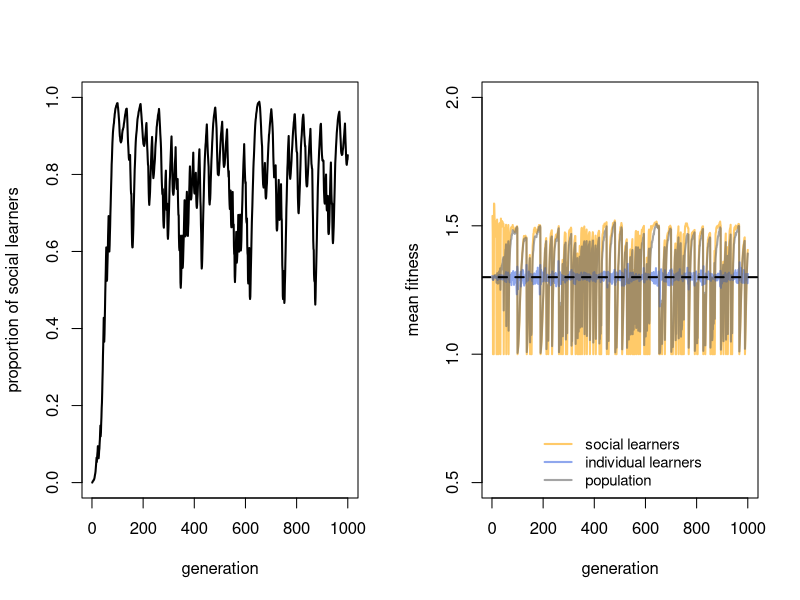
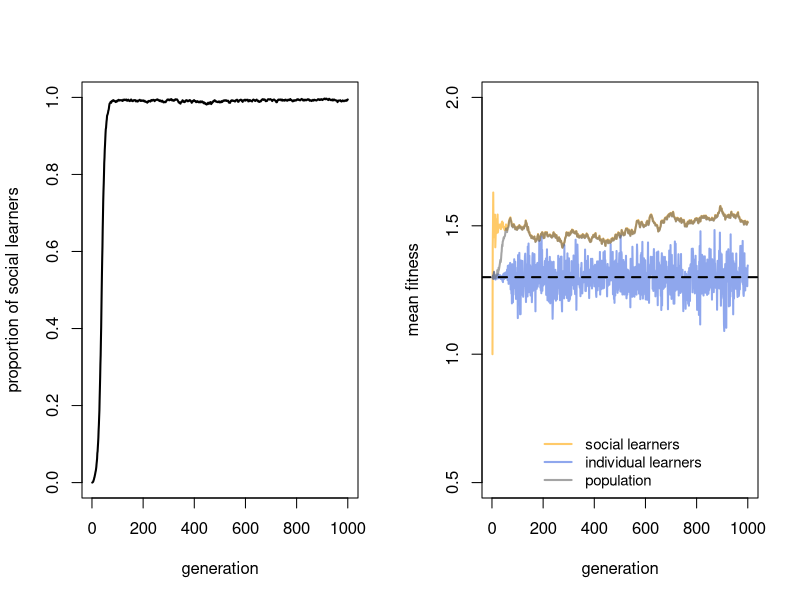
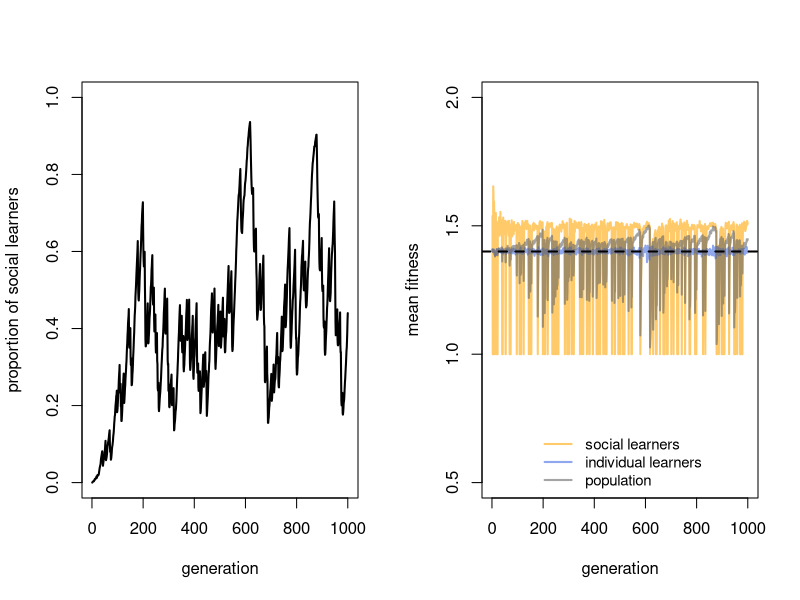
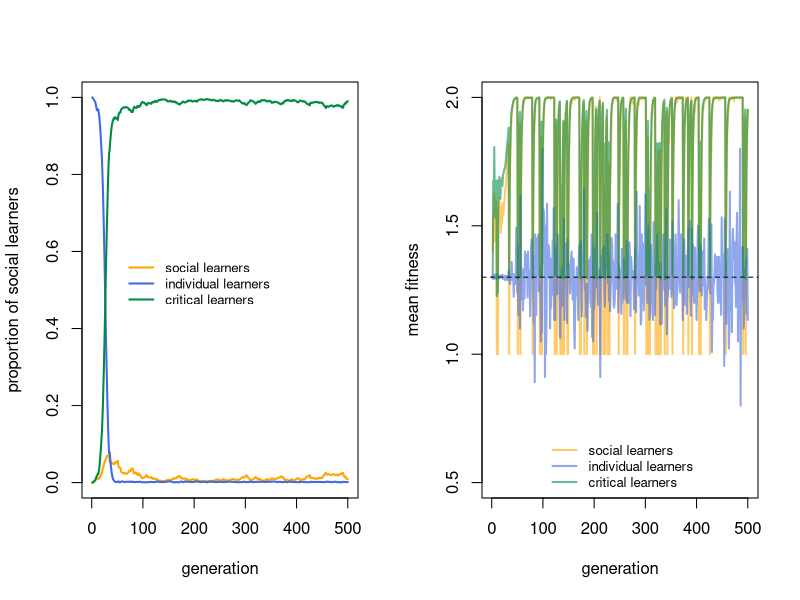
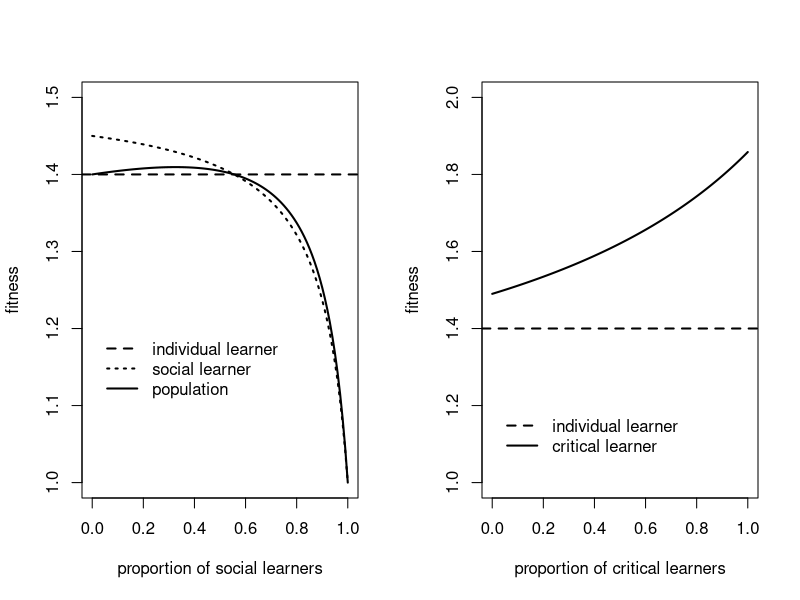

R code for these plots, in order:
## ---- chunk 1

N <- 100

# create agents, initially all individual learners
agent <- data.frame(learning = rep("IL", N), 
                    behaviour = rep(NA, N), 
                    fitness = rep(NA, N))

head(agent)

## ---- chunk 2

t_max <- 500

# keep track of freq of social learners and fitnesses
output <- data.frame(SLfreq = rep(NA, t_max),
                     SLfitness = rep(NA, t_max),
                     ILfitness = rep(NA, t_max))

head(output)

## ---- chunk 3

p_i <- 0.5

# individual learning
agent$behaviour[agent$learning == "IL"] <- sample(c(1,0), 
                                                  sum(agent$learning == "IL"), 
                                                  replace = TRUE, 
                                                  prob = c(p_i, 1 - p_i))

head(agent)

## ---- chunk 4

mean(agent$behaviour)

## ---- chunk 5

b <- 1
c_i <- 0.2

# get fitnesses
agent$fitness <- ifelse(agent$behaviour, 1 + b, 1)
agent$fitness[agent$learning == "IL"] <- agent$fitness[agent$learning == "IL"] - c_i

head(agent)
  
## ---- chunk 6

t <- 1

# record frequency and fitnesses
output$SLfreq[t] <- sum(agent$learning == "SL") / N
output$SLfitness[t] <- mean(agent$fitness[agent$learning == "SL"])
output$ILfitness[t] <- mean(agent$fitness[agent$learning == "IL"])

head(output)
  
## ---- chunk 7

# selection and reproduction
relative_fitness <- agent$fitness / sum(agent$fitness)

agent$learning <- sample(agent$learning,
                         N,
                         prob = relative_fitness,
                         replace = TRUE)

## ---- chunk 8

mu <- 0.1

# mutation
previous_agent <- agent

mutate <- runif(N) < mu

agent$learning[previous_agent$learning == "IL" & mutate] <- "SL"
agent$learning[previous_agent$learning == "SL" & mutate] <- "IL"

sum(agent$learning == "SL")
  
## ---- chunk 9

v <- 0.9

# store previous timestep agent
previous_agent <- agent

# social learning
  
# if environment has changed, all social learners have incorrect beh
if (v < runif(1)) {
    
  agent$behaviour[agent$learning == "SL"] <- 0 # incorrect
    
} else {
    
  # otherwise for each social learner, pick a random demonstrator from previous timestep
  # if demonstrator is correct, adopt correct beh
    
  dem <- sample(previous_agent$behaviour, N, replace = TRUE)
    
  agent$behaviour[agent$learning == "SL" & dem] <- 1 # correct
  agent$behaviour[agent$learning == "SL" & !dem] <- 0 # incorrect

}

agent[agent$learning == "SL",1:2]

## ---- chunk 10

RogersModel <- function(N=10000, t_max=1000, p_i=0.5, b=1, c_i=0.2, mu=0.001, v=0.9) {
  
  # create agents, initially all individual learners
  agent <- data.frame(learning = rep("IL", N), 
                      behaviour = rep(NA, N), 
                      fitness = rep(NA, N))
  
  # keep track of freq of social learners and fitnesses
  output <- data.frame(SLfreq = rep(NA, t_max),
                       SLfitness = rep(NA, t_max),
                       ILfitness = rep(NA, t_max))
  
  # start timestep loop
  for (t in 1:t_max) {
    
    # store previous timestep agent
    previous_agent <- agent
    
    # individual learning:
    agent$behaviour[agent$learning == "IL"] <- sample(c(1,0), 
                                                      sum(agent$learning == "IL"), 
                                                      replace = TRUE, 
                                                      prob = c(p_i, 1 - p_i))
    
    # social learning
    # if environment has changed, all social learners have incorrect beh
    if (v < runif(1)) {
    
      agent$behaviour[agent$learning == "SL"] <- 0 # incorrect
    
    } else {
    
      # otherwise for each social learner, pick a random demonstrator from previous timestep
      # if demonstrator is correct, adopt correct beh
    
      dem <- sample(previous_agent$behaviour, N, replace = TRUE)
    
      agent$behaviour[agent$learning == "SL" & dem] <- 1 # correct
      agent$behaviour[agent$learning == "SL" & !dem] <- 0 # incorrect

    }
    
    # get fitnesses
    agent$fitness <- ifelse(agent$behaviour, 1 + b, 1)
    agent$fitness[agent$learning == "IL"] <- agent$fitness[agent$learning == "IL"] - c_i
    
    # record frequency and fitnesses
    output$SLfreq[t] <- sum(agent$learning == "SL") / N
    output$SLfitness[t] <- mean(agent$fitness[agent$learning == "SL"])
    output$ILfitness[t] <- mean(agent$fitness[agent$learning == "IL"])

    # selection and reproduction
    relative_fitness <- agent$fitness / sum(agent$fitness)

    agent$learning <- sample(agent$learning,
                             N,
                             prob = relative_fitness,
                             replace = TRUE)
    
    # mutation
    previous_agent <- agent
    mutate <- runif(N) < mu

    agent$learning[previous_agent$learning == "IL" & mutate] <- "SL"
    agent$learning[previous_agent$learning == "SL" & mutate] <- "IL"
    
  }
  
  # add predicted IL fitness to output and export
  output$predictedILfitness <- 1 + b*p_i - c_i
  output
  
}

## ---- chunk 11

RogersPlots <- function(output) {
  
  par(mfrow=c(1,2)) # 1 row, 2 columns
  
  plot(output$SLfreq,
       type = 'l',
       lwd = 2,
       ylim = c(0,1),
       ylab = "proportion of social learners",
       xlab = "generation")
  
  # calculate population mean fitness
  POPfitness <- output$SLfreq * output$SLfitness + (1 - output$SLfreq) * output$ILfitness
    
  alpha=150
  plot(output$SLfitness,
       type = 'l',
       lwd = 2,
       col = rgb(255,165,0,max=255,alpha), # orange
       ylim = c(0.5,2),
       ylab = "mean fitness",
       xlab = "generation")
  lines(output$ILfitness,
        type = 'l',
        lwd = 2,
        col = rgb(65,105,225,max=255,alpha)) # royalblue
  lines(POPfitness,
        type = 'l',
        lwd = 2,
        col = rgb(100,100,100,max=255,alpha)) # grey
  abline(h = output$predictedILfitness[1],
         lty = 2,
         lwd = 2)
  legend("bottom",
       legend = c("social learners", "individual learners", "population"),
       col = c(rgb(255,165,0,max=255,alpha), 
               rgb(65,105,225,max=255,alpha), 
               rgb(100,100,100,max=255,alpha)),
       lty = 1,
       lwd = 2,
       bty = "n",
       cex = 0.9)
  
}

## ---- chunk 12

data_model18a <- RogersModel()

RogersPlots(data_model18a)

## ---- chunk 13

data_model18a <- RogersModel(v = 1)

RogersPlots(data_model18a)

## ---- chunk 14

data_model18a <- RogersModel(c_i = 0.1)

RogersPlots(data_model18a)

## ---- chunk 15

EnquistModel <- function(N=10000, t_max=500, p_i=0.5, b=1, c_i=0.2, mu=0.001, v=0.9) {
  
  # create agents, initially all individual learners
  agent <- data.frame(learning = rep("IL", N), 
                      behaviour = rep(NA, N), 
                      fitness = rep(NA, N))
  
  # track the proportion and mean fitness of each learning type
  output <- data.frame(SLfreq = rep(NA, t_max),
                       ILfreq = rep(NA, t_max),
                       CLfreq = rep(NA, t_max),
                       SLfitness = rep(NA, t_max),
                       ILfitness = rep(NA, t_max),
                       CLfitness = rep(NA, t_max))
  
  # start timestep loop
  for (t in 1:t_max) {
    
    # store previous timestep agent
    previous_agent <- agent
    
    # individual learning:
    agent$behaviour[agent$learning == "IL"] <- sample(c(1,0), 
                                                      sum(agent$learning == "IL"), 
                                                      replace = TRUE, 
                                                      prob = c(p_i, 1 - p_i))
    
    # social learning for social and critical learners
    
    # if environment has changed, all social/critical learners have incorrect beh
    if (v < runif(1)) {
    
      agent$behaviour[agent$learning != "IL"] <- 0 # incorrect
    
    } else {
    
      # otherwise for each social learner, pick a random demonstrator from previous timestep
      # if demonstrator is correct, adopt correct beh
    
      dem <- sample(previous_agent$behaviour, N, replace = TRUE)
    
      agent$behaviour[agent$learning != "IL" & dem] <- 1 # correct
      agent$behaviour[agent$learning != "IL" & !dem] <- 0 # incorrect

    }
    
    # get fitnesses
    agent$fitness <- ifelse(agent$behaviour, 1 + b, 1)
    agent$fitness[agent$learning == "IL"] <- agent$fitness[agent$learning == "IL"] - c_i
    
    # incorrect critical learners engage in individual learning
    CL_0 <- agent$learning == "CL" & agent$behaviour == 0
    
    agent$behaviour[CL_0] <- sample(c(1,0),
                                    sum(CL_0),
                                    replace = TRUE,
                                    prob = c(p_i, 1-p_i))
    
    agent$fitness[CL_0 & agent$behaviour] <- agent$fitness[CL_0 & agent$behaviour] + b
    agent$fitness[CL_0] <- agent$fitness[CL_0] - c_i
  
    # record frequency and fitnesses before reproduction and mutation
    output$SLfreq[t] <- sum(agent$learning == "SL") / N
    output$ILfreq[t] <- sum(agent$learning == "IL") / N
    output$CLfreq[t] <- sum(agent$learning == "CL") / N
    output$SLfitness[t] <- mean(agent$fitness[agent$learning == "SL"])
    output$ILfitness[t] <- mean(agent$fitness[agent$learning == "IL"])
    output$CLfitness[t] <- mean(agent$fitness[agent$learning == "CL"])

    # selection and reproduction
    relative_fitness <- agent$fitness / sum(agent$fitness)

    agent$learning <- sample(agent$learning,
                             N,
                             prob = relative_fitness,
                             replace = TRUE)
    
    # mutation
    mutate <- runif(N) < mu
    IL_mutate <- agent$learning == "IL" & mutate
    SL_mutate <- agent$learning == "SL" & mutate
    CL_mutate <- agent$learning == "CL" & mutate
    
    agent$learning[IL_mutate] <- sample(c("SL","CL"), 
                                        sum(IL_mutate), 
                                        replace = TRUE)
    
    agent$learning[SL_mutate] <- sample(c("IL","CL"), 
                                        sum(SL_mutate), 
                                        replace = TRUE)
    
    agent$learning[CL_mutate] <- sample(c("SL","IL"), 
                                        sum(CL_mutate), 
                                        replace = TRUE)
    
  }
  
  # add predicted IL fitness to output and export
  output$predictedILfitness <- 1 + b*p_i - c_i
  output
  
}

## ---- chunk 16

EnquistPlots <- function(output) {
  
  par(mfrow=c(1,2)) # 1 row, 2 columns
  
  # plot frequencies
  plot(output$SLfreq,
       type = 'l',
       lwd = 2,
       col = "orange",
       ylim = c(0,1),
       ylab = "proportion of social learners",
       xlab = "generation")
  lines(output$ILfreq,
        type = 'l',
        lwd = 2,
        col = "royalblue")
  lines(output$CLfreq,
        type = 'l',
        lwd = 2,
        col = "springgreen4")
  legend(x = nrow(output)/10, y = 0.6,
         legend = c("social learners", "individual learners", "critical learners"),
         col = c("orange", "royalblue", "springgreen4"),
         lty = 1,
         lwd = 2,
         bty = "n",
         cex = 0.8)
  
  alpha=150
  
  plot(output$SLfitness,
       type = 'l',
       lwd = 2,
       col = rgb(255,165,0,max=255,alpha), # orange
       ylim = c(0.5,2),
       ylab = "mean fitness",
       xlab = "generation")
  lines(output$ILfitness,
        type = 'l',
        lwd = 2,
        col = rgb(65,105,225,max=255,alpha)) # royalblue
  lines(output$CLfitness,
        type = 'l',
        lwd = 2,
        col = rgb(0,139,69,max=255,alpha)) # springgreen4
  abline(h = output$predictedILfitness[1],
         lty = 2)
  legend("bottom",
       legend = c("social learners", "individual learners", "critical learners"),
       col = c(rgb(255,165,0,max=255,alpha),
               rgb(65,105,225,max=255,alpha),
               rgb(0,139,69,max=255,alpha)),
       lty = 1,
       lwd = 2,
       bty = "n",
       cex = 0.8)
  
}

## ---- chunk 17

data_model18b <- EnquistModel()

EnquistPlots(data_model18b)

## ---- chunk 18

p_i <- 0.5
b <- 1
c_i <- 0.2
v <- 0.9

(c_i - b * p_i * (1 - v)) / (c_i * v)

## ---- chunk 19

c_i <- 0.1

(c_i - b * p_i * (1 - v)) / (c_i * v)

## ---- chunk 20

# parameter values
p_i <- 0.5
b <- 1
c_i <- 0.1
v <- 0.9

# x-axis, frequency of social learners, q_s
q_s <- seq(0, 1, 0.01)  

# fitness of ILers, w_i (Eq 18.1)
w_i <- 1 + b*p_i - c_i

# fitness of SLers, w_s (Eq 18.6)
w_s <- 1 + ((1 - q_s)*b*p_i*v)/ (1 - q_s*v)

# mean population fitness
w <- w_s*q_s + w_i*(1 - q_s)

plot(x = q_s, 
     y = w_s,
     type = 'l',
     lwd = 2,
     xlab = "proportion of social learners",
     ylab = "fitness",
     ylim = c(1,1.5),
     lty = 3)
abline(h = w_i,
       lty = 2,
       lwd = 2)
lines(x = q_s,
      y = w,
      lty = 1,
      lwd = 2)
legend(x = 0,
       y = 1.2,
       legend = c("individual learner", "social learner", "population"),
       lty = c(2, 3, 1),
       bty = "n",
       lwd = 2)

## ---- chunk 21

# parameter values
p_i <- 0.5
b <- 1
c_i <- 0.1
v <- 0.9

# x-axis, frequency of critical learners, q_c
q_c <- seq(0, 1, 0.01)  

# fitness of ILers, w_i (Eq 18.1)
w_i <- 1 + b*p_i - c_i

# fitness of CLers, w_s (Eq 18.12)
w_c <- 1 + (b*v*p_i) / (1 - v*q_c*(1 - p_i)) + (b*p_i - c_i)*(1 - v)

plot(x = q_c, 
     y = w_c,
     type = 'l',
     lwd = 2,
     xlab = "proportion of critical learners",
     ylab = "fitness",
     ylim = c(1,2),
     lty = 1)
abline(h = w_i,
       lty = 2,
       lwd = 2)
legend(x = 0,
       y = 1.2,
       legend = c("individual learner", "critical learner"),
       lty = c(2, 1),
       bty = "n",
       lwd = 2)

